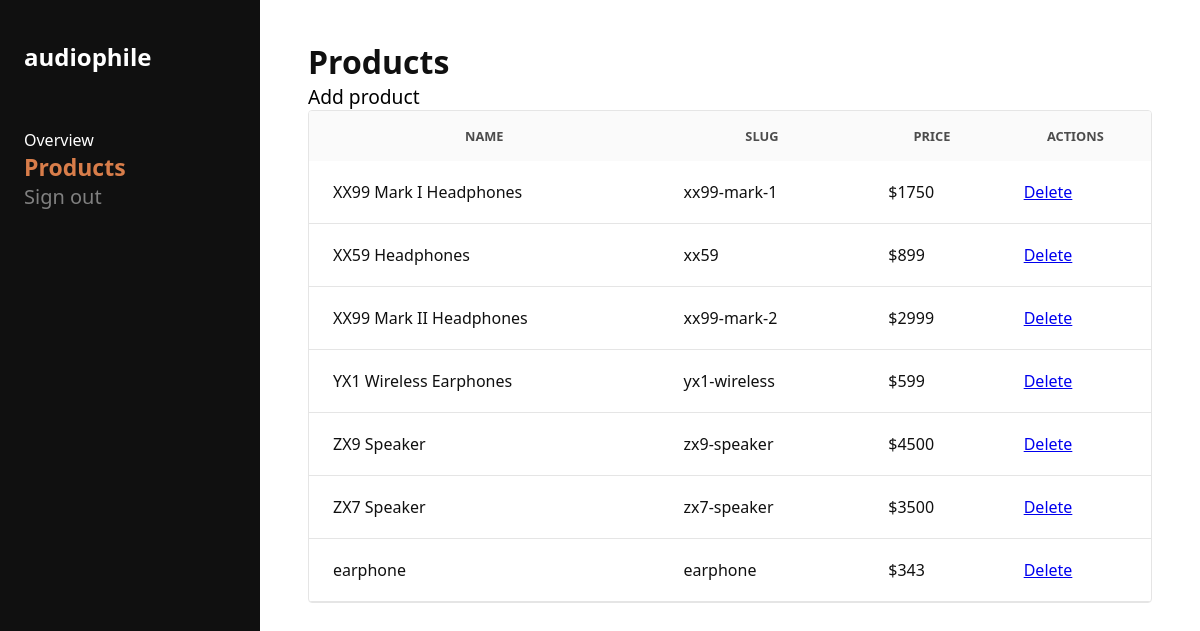
The app's page /admin/products (signed in), older data.
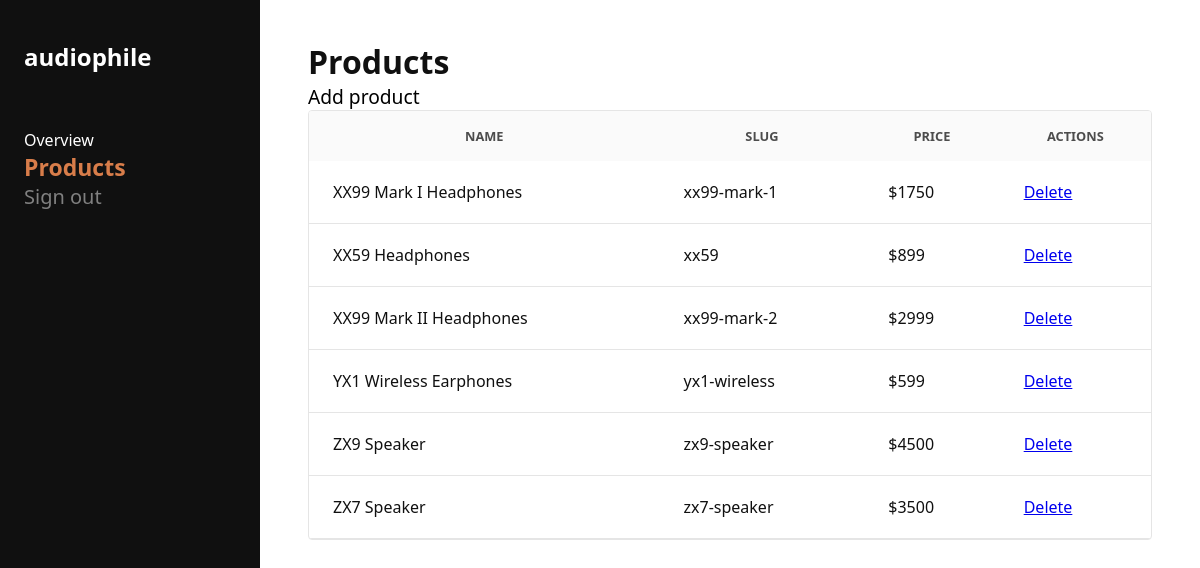
The same page, newer data.
### models.py (models this page shows)
class Product(db.Model):
    __tablename__ = "products"
    id = db.Column(db.Integer, primary_key=True)
    slug = db.Column(db.String(100), unique=True, nullable=False)
    name = db.Column(db.String(200), nullable=False)
    price = db.Column(db.Integer, nullable=False)
    description = db.Column(db.Text)
    features = db.Column(db.Text)
    image = db.Column(db.String(255))
    gallery = db.relationship(
        "ProductGallery",
        backref="product",
        lazy=True,
        cascade="all, delete-orphan"
    )
    box_items = db.relationship(
        "ProductBoxItem",
        backref="product",
        lazy=True,
        cascade="all, delete-orphan"
    )

### routes.py (the view)
@app.route('/admin/products')
def admin_products():
    if not is_admin():
        return redirect(url_for("admin_login"))
    products = Product.query.all()
    return render_template("admin/products.html", products=products)

### routes.py (called while the page is built)
def is_admin():
    return session.get("admin") is True

### templates/admin/products.html (shortened to what this page needs)
<!doctype html>
<html lang="en">
  <head>
    <link
      rel="stylesheet"
      href="{{ url_for('static', filename='css/admin.css') }}"
    />
  </head>
  <body>
    <aside class="sidebar">
      <a href="{{ url_for('admin_products') }}" class="sidebar-logo">
        audiophile
      </a>
      <div class="sidebar-section">
        <p class="sidebar-section-label">Overview</p>
        <a href="{{ url_for('admin_products') }}" class="nav-item active">
          Products
        </a>
      </div>
      <div class="sidebar-footer">
        <a class="btn-logout" href="{{ url_for('admin_logout') }}">
          Sign out
        </a>
      </div>
    </aside>
    <div class="main">
      <header class="topbar">
        <h1>Products</h1>
      </header>
      <div class="content">
        <a class="btn-add" href="{{ url_for('create_product') }}">
          Add product
        </a>
        <div class="table-wrap">
          <table>
            <thead>
              <tr>
                <th>Name</th>
                <th>Slug</th>
                <th>Price</th>
                <th>Actions</th>
              </tr>
            </thead>
            <tbody>
              {% for p in products %}
              <tr>
                <td>{{ p.name }}</td>
                <td>{{ p.slug }}</td>
                <td>${{ p.price }}</td>
                <td>
                  <a
                    href="{{ url_for('delete_product', id=p.id) }}"
                    onclick="return confirm('Delete product?');"
                  >
                    Delete
                  </a>
                </td>
              </tr>
              {% endfor %}
            </tbody>
          </table>
        </div>
      </div>
    </div>
  </body>
</html>

### static/css/admin.css (style rules this page uses)
:root { --color-primary: #d87d4a; --color-primary-hover: #fbaf85; --color-dark: #101010; --color-dark-light: #1a1a1a; --color-gray-dark: #4c4c4c; --color-border: #e5e5e5; --color-white: #ffffff; --font-main: "Manrope", system-ui, -apple-system, sans-serif; --sidebar-width: 260px; }
* { box-sizing: border-box; margin: 0; padding: 0; }
body { font-family: var(--font-main); background-color: #ffffff !important; color: var(--color-dark); min-height: 100vh; }
.btn-add { color: rgb(0, 0, 0); text-decoration: none; font-size: larger; }
.nav-item { color: #d87d4a; font-size: 23px; font-weight: 700; text-decoration: none; }
.btn-logout { color: gray; text-decoration: none; font-size: 20px; }
.sidebar { width: var(--sidebar-width); background-color: var(--color-dark); color: var(--color-white); display: flex; flex-direction: column; position: fixed; top: 0; bottom: 0; left: 0; padding: 2.5rem 1.5rem; z-index: 100; }
.sidebar-logo { font-size: 1.5rem; gap: 2px; font-weight: 700; color: var(--color-white); text-decoration: none; margin-bottom: 3.5rem; }
.main { margin-left: var(--sidebar-width); flex-grow: 1; padding: 2.5rem 3rem; width: calc(100% - var(--sidebar-width)); }
.table-wrap { background-color: #ffffff; border-radius: 4px; border: 1px solid var(--color-border); overflow: hidden; }
html, body { margin: 0; padding: 0; width: 100%; min-height: 100vh; overflow-x: hidden; }
table { width: 100%; border-collapse: collapse; }
th { padding: 1rem 1.5rem; background: #fafafa; font-size: 0.8rem; text-transform: uppercase; color: var(--color-gray-dark); }
td { padding: 1.25rem 1.5rem; border-bottom: 1px solid var(--color-border); }

Row changes from the older to the newer data that the page shows:
removed Product: name "earphone", slug "earphone", price "343"
